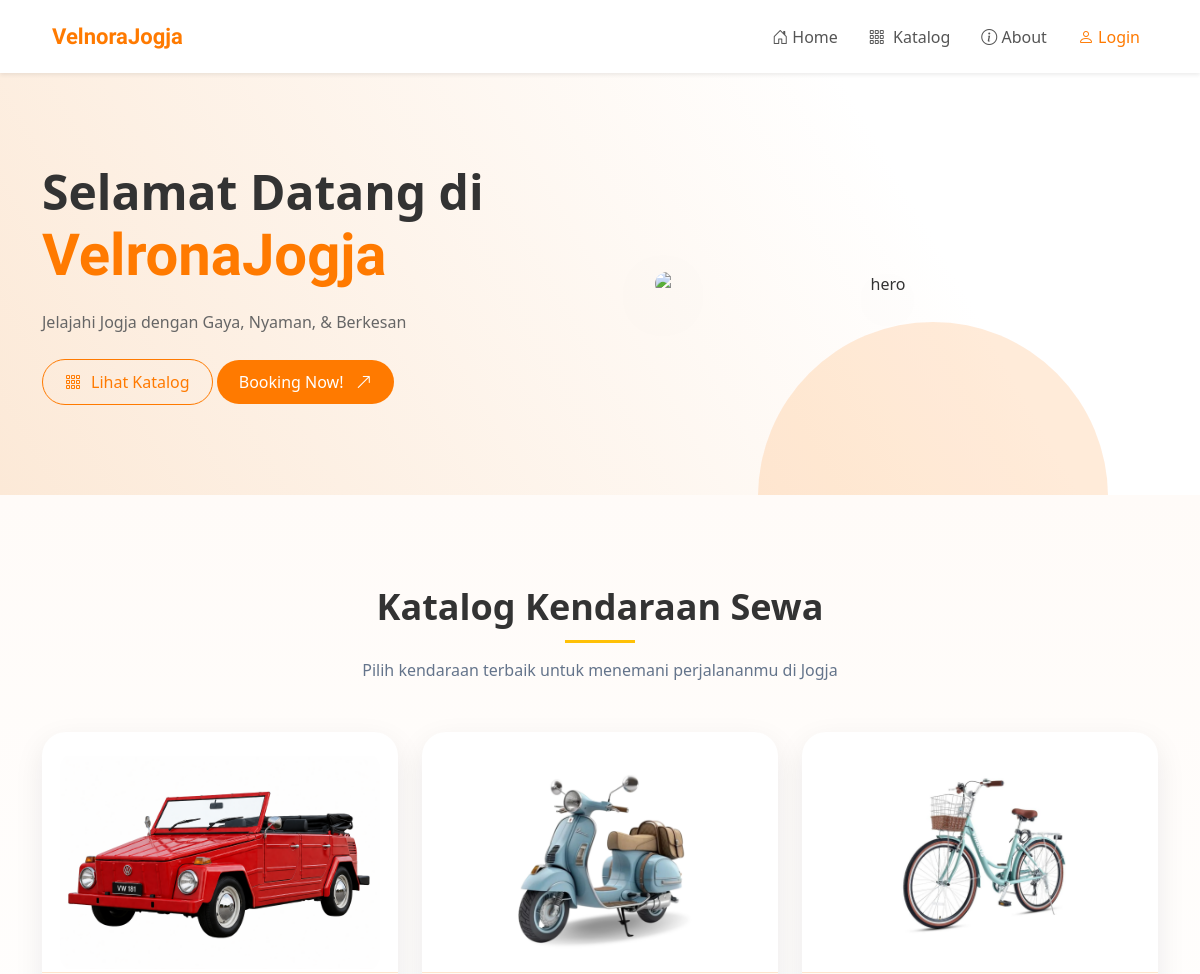
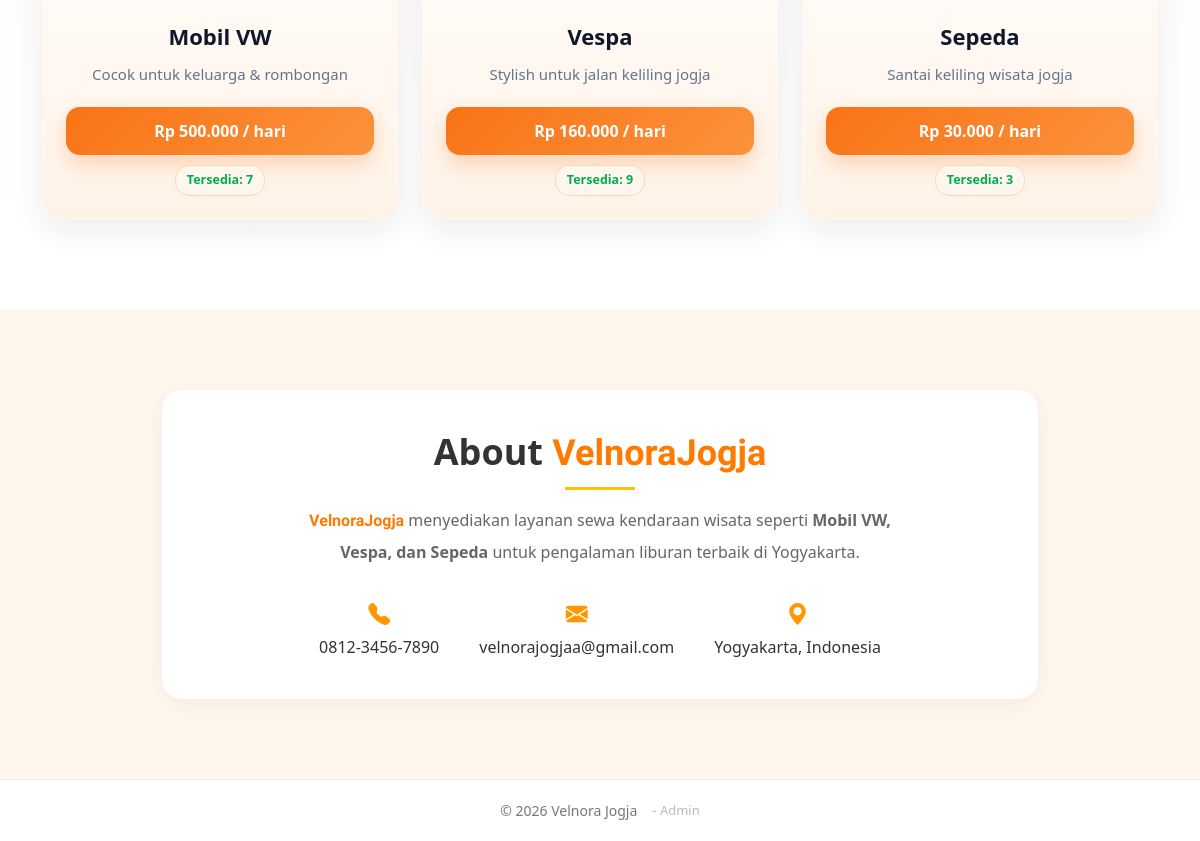
The app's page /user/index.php with its own data (2 pictures, top to bottom).
### tables this page shows
CREATE TABLE `kendaraan` (
  `id_kendaraan` char(4) NOT NULL,
  `jenis_kendaraan` varchar(50) DEFAULT NULL,
  `harga_sewa` int(11) DEFAULT NULL,
  `gambar` varchar(50) DEFAULT NULL,
  `deskripsi` text DEFAULT NULL,
  `stok` int(11) DEFAULT NULL
);

### user/index.php (the view, shortened to what this page needs)
<?php
include '../proses/koneksi.php';
$query_kendaraan = mysqli_query($konek, "SELECT * FROM kendaraan");
?>
<!DOCTYPE html>
<html lang="id">
<head>
    <link href="https://cdn.jsdelivr.net/npm/bootstrap@5.3.8/dist/css/bootstrap.min.css" rel="stylesheet">
    <link rel="stylesheet" href="https://cdn.jsdelivr.net/npm/bootstrap-icons@1.10.5/font/bootstrap-icons.css">
    <link rel="stylesheet" href="../css/style.css">
</head>
<body class="home-page">
<nav class="navbar navbar-expand-md navbar-light bg-white shadow-sm">
  <div class="container">
    <a class="navbar-brand" href="index.php">
      VelnoraJogja
    </a>
    <div class="collapse navbar-collapse justify-content-end" id="navbarNav">
        <ul class="navbar-nav align-items-lg-center">
          <li class="nav-item">
            <a class="nav-link" href="index.php">
            <i class="bi bi-house-door"></i> Home</a>
          </li>
          <li class="nav-item">
            <a class="nav-link" href="#daftar-kendaraan">
            <i class="bi bi-grid-3x3-gap me-1"></i> Katalog</a>
          </li>
          <li class="nav-item">
            <a class="nav-link" href="#about">
            <i class="bi bi-info-circle"></i> About</a>
          </li>
        <?php if(isset($_SESSION['role']) && $_SESSION['role'] == 'user'){ ?>
          <li class="nav-item dropdown">
            <a class="nav-link user-session" href="#" role="button" data-bs-toggle="dropdown">
                <i class="bi bi-person-circle"></i>
                <?= $_SESSION['user_username']; ?>
                <i class="bi bi-chevron-down dropdown-custom"></i>
            </a>
            <ul class="dropdown-menu dropdown-menu-end">
              <li>
                <a class="dropdown-item dropdown-menu-custom" href="mybooking.php">
                  <i class="bi bi-journal-text"></i> Reservasi Saya
                </a>
              </li>
              <li>
                <a class="dropdown-item dropdown-menu-custom text-danger" href="../proses/logout.php">
                  <i class="bi bi-box-arrow-in-right"></i> Logout
                </a>
              </li>
            </ul>
          </li>
        <?php } else { ?>
            <li class="nav-item">
              <a class="nav-link nav-login" href="../proses/login_user.php">
              <i class="bi bi-person"></i> Login</a>
            </li>
        <?php } ?>
        </ul>
      </div>
    </div>
</nav>
<main>
<section class="hero">
<div class="container text-center">
<div class="left">
      <h1>Selamat Datang di <span>VelronaJogja</span></h1>
      <p>Jelajahi Jogja dengan Gaya, Nyaman, & Berkesan</p>
      <a href="#daftar-kendaraan" class="btn btn-primary btn-dk"><i class="bi bi-grid-3x3-gap me-1"></i>
      Lihat Katalog
      </a>
    <?php if(isset($_SESSION['status'])) { ?>
      <a href="../form_booking.php" class="btn btn-primary btn-booking">Booking Now!
        <i class="bi bi-arrow-up-right ms-2"></i>
      </a>
    <?php } else { ?>
      <a href="../proses/login_user.php" class="btn btn-primary btn-booking">
        Booking Now!
        <i class="bi bi-arrow-up-right ms-2"></i>
      </a>
    <?php } ?>
</div>
<div class="right">
  <div class="hero-bg"></div>
  <img src="../assets/hero-pict.png" alt="hero">
</div>
</div>
</section>
<section id="daftar-kendaraan">
  <div class="container">
    <div class="section-header">
      <h2>Katalog Kendaraan Sewa</h2>
      <p>Pilih kendaraan terbaik untuk menemani perjalananmu di Jogja</p>
    </div>
    <div class="row g-4">
      <?php while($data = mysqli_fetch_array($query_kendaraan)) { ?>
      <div class="col-md-4">
        <div class="card h-100 text-center">
          <img src="../assets/<?= $data['gambar']; ?>"
            class="card-img-top" alt="<?= $data['jenis_kendaraan']; ?>">
            <div class="card-body">
            <h5><?= $data['jenis_kendaraan']; ?></h5>
            <p><?= $data['deskripsi']; ?></p>
            <div class="btn btn-warning">
              Rp <?= number_format($data['harga_sewa'],0,',','.'); ?> / hari
            </div>
            <?php if($data['stok'] > 0){ ?>
                <div class="btn-stok">
                    Tersedia: <?= $data['stok']; ?>
                </div>
            <?php } else { ?>
                <div class="btn-stok habis">
                    Habis
                </div>
            <?php } ?>
          </div>
        </div>
        </div>
        <?php } ?>
      </div>
    </div>
</section>
<section id="about" class="about-section">
    <div class="container">
        <div class="about-card">
          <h2 class="about-title">About <span>VelnoraJogja</span></h2>
          <p class="about-text">
            <span>VelnoraJogja</span> menyediakan layanan sewa kendaraan wisata seperti
            <strong>Mobil VW, Vespa, dan Sepeda</strong> untuk pengalaman liburan terbaik di Yogyakarta.
          </p>
          <div class="about-info">
            <div class="info-item">
              <i class="bi bi-telephone-fill"></i>
              <p>0812-3456-7890</p>
            </div>
            <div class="info-item">
              <i class="bi bi-envelope-fill"></i>
              <p>velnorajogjaa@gmail.com</p>
            </div>
            <div class="info-item">
              <i class="bi bi-geo-alt-fill"></i>
              <p>Yogyakarta, Indonesia</p>
            </div>
          </div>
        </div>
    </div>
</section>
</main>
</body>
<footer class="footer">
  <div class="footer-content">
  © 2026 Velnora Jogja
  <a href="../proses/login_db.php" class="admin-link">
    - Admin
  </a>
  </div>
</footer>
</html>

### records on screen
kendaraan: gambar (picture), jenis_kendaraan "Mobil VW", deskripsi "Cocok untuk keluarga & rombongan", harga_sewa "500.000", stok "7"
kendaraan: gambar (picture), jenis_kendaraan "Vespa", deskripsi "Stylish untuk jalan keliling jogja", harga_sewa "160.000", stok "9"
kendaraan: gambar (picture), jenis_kendaraan "Sepeda", deskripsi "Santai keliling wisata jogja", harga_sewa "30.000", stok "3"
